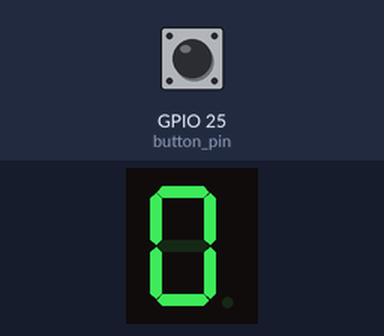
The program below on a simulated Raspberry Pi (BCM pin numbers). On the bench: 1-digit seven-segment display. Inputs (shaded band) come from the test bench; at power-on: GPIO 25 (button_pin) LOW. The segment pins are drawn as the display they are named for.

Above: at 1.2 s.
1.3 s: GPIO 25 (button_pin) pulled HIGH for 1 s
At 2.7 s:
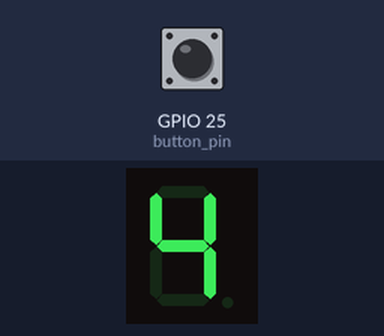
3.8 s: GPIO 25 (button_pin) pulled HIGH for 0.15 s
At 4.9 s:
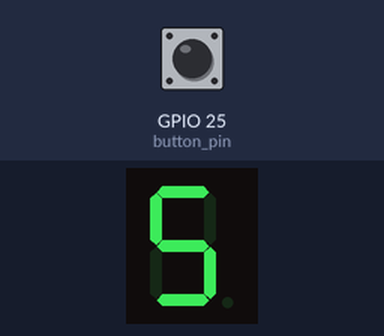
5.4 s: GPIO 25 (button_pin) pulled HIGH for 0.15 s
At 6.6 s:
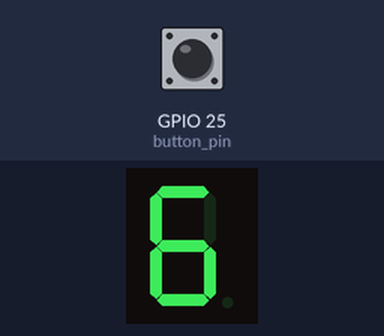
7.0 s: GPIO 25 (button_pin) pulled HIGH for 1 s
At 7.23 s:
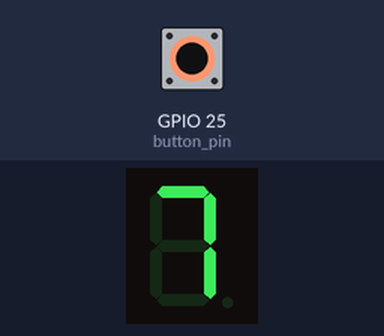
Timing chart, 0 to 10.0 s (numbered marks = the images above; inputs shaded):
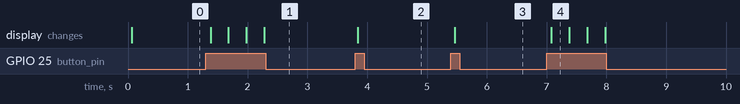

The program:

fnd01.py
```python
import RPi.GPIO as GPIO
import time

pins = [26, 13, 16, 20, 21, 19, 12]

patterns = [
    [1, 1, 1, 1, 1, 1, 0],  # 0
    [0, 1, 1, 0, 0, 0, 0],  # 1
    [1, 1, 0, 1, 1, 0, 1],  # 2
    [1, 1, 1, 1, 0, 0, 1],  # 3
    [0, 1, 1, 0, 0, 1, 1],  # 4
    [1, 0, 1, 1, 0, 1, 1],  # 5
    [1, 0, 1, 1, 1, 1, 1],  # 6
    [1, 1, 1, 0, 0, 0, 0],  # 7
    [1, 1, 1, 1, 1, 1, 1],  # 8
    [1, 1, 1, 1, 0, 1, 1]   # 9
]

button_pin = 25

GPIO.setmode(GPIO.BCM)

for pin in pins:
    GPIO.setup(pin, GPIO.OUT)

GPIO.setup(button_pin, GPIO.IN)

def display_number(number):
    pattern = patterns[number]
    for pin, state in zip(pins, pattern):
        GPIO.output(pin, state)

try:
    current_number = 0
    display_number(current_number)

    while True:
        button_state = GPIO.input(button_pin)
        if button_state == GPIO.HIGH:
            current_number = (current_number + 1) % 10
            display_number(current_number)
            time.sleep(0.3)

except KeyboardInterrupt:
    GPIO.cleanup()
```

Measured:
- after the input at 1.3 s, the display: first changes after 0.08 s (image 1 shows a later state)
- after the input at 3.8 s, the display: changes at once (image 2)
- after the input at 5.4 s, the display: changes after 0.06 s (image 3)
- after the input at 7.0 s, the display: changes after 0.08 s (image 4)
